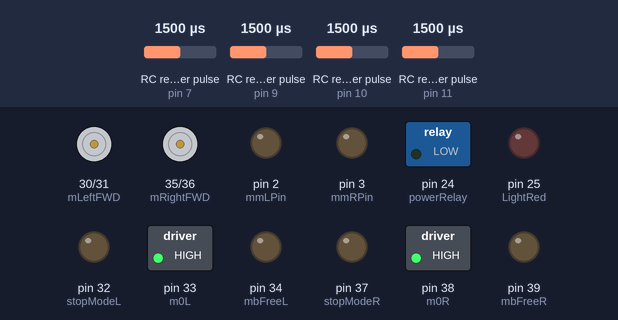
This sketch was run on a simulated Arduino Mega 2560, built with avr-gcc and run on an emulated ATmega2560. Shown: motor-driver pin pairs drawn as motors (green arrow = first pin HIGH = forward, orange = second pin HIGH = backward, longer = more drive), switched loads named in the sketch (green lamp = pin HIGH), output pins drawn as LEDs (lit = HIGH). Wiring (inferred from the names in the program): 4 × RC receiver channel: data pin 7 / data pin 9 / data pin 10 / data pin 11. The test bench sets the inputs (shaded band); at power-on: RC receiver pulse (sensors on pin 10, pin 7, pin 9, pin 11) 1500 µs.

Above: at 1.2 s.
1.3 s: RC receiver pulse (sensor on pin 10) set to 1517 µs
At 2.2 s:
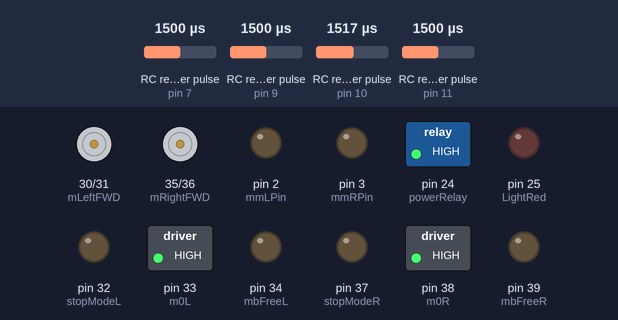
2.8 s: RC receiver pulse (sensor on pin 7) set to 1463 µs
4.3 s: RC receiver pulse (sensor on pin 7) set to 1433 µs
At 5.0 s:
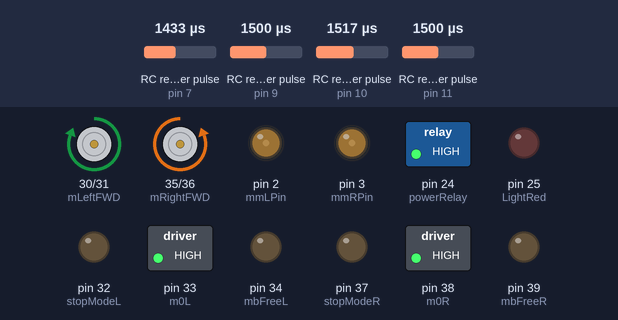
5.8 s: RC receiver pulse (sensor on pin 9) set to 1020 µs
At 6.1 s:
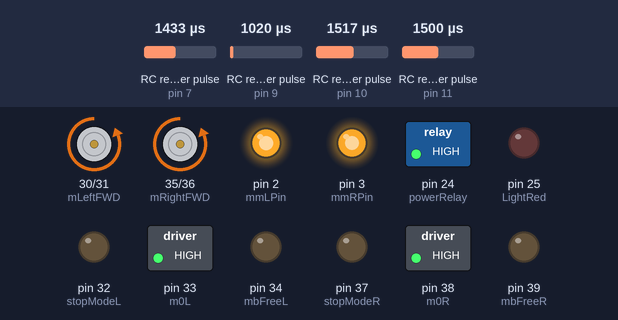
7.3 s: RC receiver pulse (sensor on pin 9) set to 1250 µs
At 8.5 s:
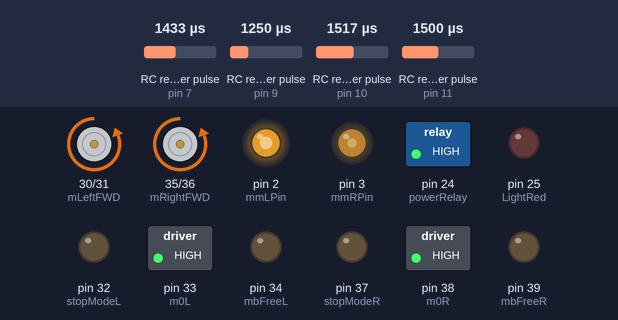
8.8 s: RC receiver pulse (sensor on pin 10) set to 1020 µs
At 9.1 s:
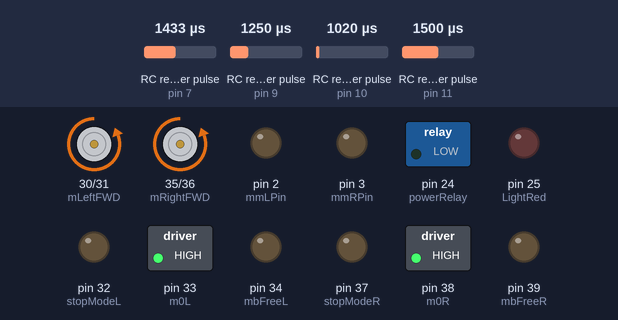
Timing chart, 0 to 11.3 s (numbered marks = the images above; inputs shaded):
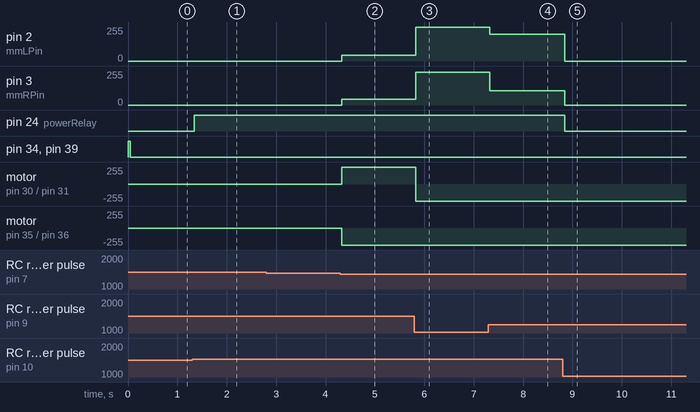

Measured:
- the behaviour switches between 1509 and 1510 µs on RC receiver pulse (sensor on pin 10) (found by bisection; images 0 and 1)
- the behaviour switches between 1445 and 1444 µs on RC receiver pulse (sensor on pin 7) (found by bisection; images 1 and 2)
- after the input at 1.3 s, pin 24 (powerRelay): LOW → HIGH at once
- after the input at 2.8 s, every drawn part: stays the same
- after the input at 4.3 s, pin 2 (mmLPin), pin 3 (mmRPin): 0/255 → 45/255 at once; motor on pin 30 (mLeftFWD) / pin 31 (mLeftREV): stopped → forward 255/255 at once; motor on pin 35 (mRightFWD) / pin 36 (mRightREV): stopped → backward 255/255 at once
- after the input at 5.8 s, pin 2 (mmLPin): 45/255 → 255/255 at once; pin 3 (mmRPin): 45/255 → 247/255 at once; motor on pin 30 (mLeftFWD) / pin 31 (mLeftREV): forward 255/255 → backward 255/255 at once
- after the input at 7.3 s, pin 2 (mmLPin): 255/255 → 199/255 at once; pin 3 (mmRPin): 247/255 → 108/255 at once
- after the input at 8.8 s, pin 2 (mmLPin): 199/255 → 0/255 at once; pin 3 (mmRPin): 108/255 → 0/255 at once; pin 24 (powerRelay): HIGH → LOW at once

The sketch:

2025.06.07_MotorTest.ino
```cpp
#include <Arduino.h>
#include <ArduinoJson.h>

//左モータードライバーピン割振
#define mLeftFWD 30
#define mLeftREV 31
#define stopModeL 32
#define m0L 33
#define mbFreeL 34
#define mmLPin 2  // left motor speed PWM

//右モータードライバーピン割振
#define mRightFWD 35
#define mRightREV 36
#define stopModeR 37
#define m0R 38
#define mbFreeR 39
#define mmRPin 3  // Right motor speed PWM

// 動力リレー用リレー
#define powerRelay 24

//積層信号灯リレー
#define LightRed 25

//分圧抵抗読み取り
#define BatteryPin A6
int batteryV = 0;

// プロポ
const int ch1 = 6;   // right X
const int ch2 = 7;   // left Y
const int ch3 = 8;   // right Y
const int ch4 = 9;   // left X
const int ch5 = 10;  // switchA
const int ch6 = 11;  // switchB
const int ch7 = 12;  // Null
const int ch8 = 13;  // Null

// int readVoltageRaw() {
//   long sum = 0;
//   for (int i = 0; i < 10; i++) {
//     sum += analogRead(BatteryPin);
//     delay(5);  // 少し待つと安定する
//   }
//   return sum / 10;
// }
// bool allowOperation = false;  // 動作許可フラグ（初期は停止）

// // グローバル変数（setupの上に記述）
// unsigned long previousMillis = 0;
// bool lightState = false;
// float volt = 0;
// int value = 0;


// calculation velocity to rpm
#define M_PI 3.14159265358979323846
float LINEAR_SPEED_MAX = 0.462861317;
float ANGULAR_SPEED_MAX = 0.74;  //64398163;

// control variable
float g_linear_x = 0.0;
float g_angular_z = 0.0;
// calculate variable
float g_left_rpm;
float g_right_rpm;

float g_input_propo_joy_leftY;
float g_input_propo_joy_leftX;
// propo switch variable
int g_power_relay = 0;       // A : 0:on 1:off
int g_mode_switch = 0;       //  0: フタが後ろ 1: フタが前
int g_select_controler = 1;  // C : 0:jetson 1:propo
int g_motor_brake = 1;       // none : 0:neutral 1:brake

void receivePropoSwitch() {
  int togle_A = pulseIn(ch5, HIGH);  // down 2056/2057 (1785) middle 1507/1513 (1238.5) up 963/964
  int togle_B = pulseIn(ch6, HIGH);  // down x2056/2057 (1510.5) up 963/x964

  if (togle_B < 1510) {
    //up
    g_select_controler = 0;
  } else if (togle_B > 1510) {
    //down
    g_select_controler = 1;
  }
  if (togle_A < 1510) {
    //up
    g_power_relay = 0;
  } else if (togle_A > 1510) {
    //down
    g_power_relay = 1;
  }
}

void receivePropoJoy(float deadzone) {  // input proportional controler joysticks
  int PROPO_JOY_MAX = 1918;
  int PROPO_JOY_MIN = 1104;
  float input_propo_joy_leftY = map(pulseIn(ch2, HIGH), PROPO_JOY_MAX, PROPO_JOY_MIN, -100, 100) / 100.0;  // left joy Y
  float input_propo_joy_leftX = map(pulseIn(ch4, HIGH), PROPO_JOY_MAX, PROPO_JOY_MIN, -100, 100) / 100.0;  // left joy X

  // dead zone
  if (-deadzone <= input_propo_joy_leftX && input_propo_joy_leftX <= deadzone) {
    input_propo_joy_leftX = 0.00;
  }
  if (-deadzone <= input_propo_joy_leftY && input_propo_joy_leftY <= deadzone) {
    input_propo_joy_leftY = 0.00;
  }

  if (g_mode_switch == 0) {  // フタが後ろ
    g_input_propo_joy_leftY = input_propo_joy_leftY;
  } else if (g_mode_switch == 1) {  // フタが前
    g_input_propo_joy_leftY = -input_propo_joy_leftY;
  }
  g_input_propo_joy_leftX = input_propo_joy_leftX;

  // Serial.print(" g_input_propo_joy_leftY ");
  // Serial.print(g_input_propo_joy_leftY);
  // Serial.print(" g_input_propo_joy_leftX ");
  // Serial.println(g_input_propo_joy_leftX);
}

// void receiveSerialFromJetson() {
//   JsonDocument doc;
//   String recived_serial_data = Serial.readStringUntil('\n');
//   // Serial.print(recived_serial_data);
//   deserializeJson(doc, recived_serial_data);
//   g_linear_x = doc["linear_x"];
//   g_angular_z = doc["angular_z"];
// }

float velToRpm(float v) {
  // convert velocity to rpm
  const float REDUCTION_RATIO = 100.0;  // 減速比 reduction ratio
  const float WHEEL_RADIUS = 0.1105;    // 車輪半径 radius of gyration [m]
  float n = 30 / M_PI * REDUCTION_RATIO / WHEEL_RADIUS * v;

  return n;
}

void ik(float v, float w) {
  // calculate linear velocity and angur velocity to left and right velocity
  float WHEEL_DISTANCE = 0.600;  // 車輪間距離 distance between the wheels [m]
  float v_l = v - WHEEL_DISTANCE * w;
  float v_r = v + WHEEL_DISTANCE * w;

  float left_rpm = velToRpm(v_l);
  float right_rpm = velToRpm(v_r);

  // direction of motor
  if (left_rpm > 0) {
    digitalWrite(mLeftFWD, HIGH);
    digitalWrite(mLeftREV, LOW);
    // Serial.print("Left dir:FWD, ");
  } else if (left_rpm < 0) {
    digitalWrite(mLeftFWD, LOW);
    digitalWrite(mLeftREV, HIGH);
    // Serial.print("Left dir:REV, ");
  } else {
    digitalWrite(mLeftFWD, LOW);
    digitalWrite(mLeftREV, LOW);
    // Serial.print("Left dir:stop, ");
  }

  if (right_rpm > 0) {
    digitalWrite(mRightFWD, LOW);
    digitalWrite(mRightREV, HIGH);
    // Serial.print("Right dir:FWD, ");
  } else if (right_rpm < 0) {
    digitalWrite(mRightFWD, HIGH);
    digitalWrite(mRightREV, LOW);
    // Serial.print("Right dir:REV, ");
  } else {
    digitalWrite(mRightFWD, LOW);
    digitalWrite(mRightREV, LOW);
    // Serial.print("Right dir:stop, ");
  }

  //  0: フタが後ろ 1: フタが前
  if (g_mode_switch == 0) {  // フタが後ろ
    if (left_rpm < 0 || right_rpm < 0) {
      g_left_rpm = right_rpm;
      g_right_rpm = left_rpm;
    } else {
      g_left_rpm = left_rpm;
      g_right_rpm = right_rpm;
    }
  } else if (g_mode_switch == 1) {  // フタが前
    if (left_rpm < 0 || right_rpm < 0) {
      g_left_rpm = left_rpm;
      g_right_rpm = right_rpm;
    } else {
      g_left_rpm = right_rpm;
      g_right_rpm = left_rpm;
    }
  }
}

void stopMotor(bool motor_brake_state) {
  // HIGH:ブレーキ解放 LOW:ブレーキ保持
  if (motor_brake_state == 0) {
    digitalWrite(mbFreeL, HIGH);
    digitalWrite(mbFreeR, HIGH);
  } else if (motor_brake_state == 1) {
    digitalWrite(mbFreeL, LOW);
    digitalWrite(mbFreeR, LOW);
  }
  analogWrite(mmLPin, 0);
  analogWrite(mmRPin, 0);
  //=== STOP表示 ===
  // Serial.print("Motor stop, ");
}

void writeMotorPwm(int left_rpm, int right_rpm) {
  int left_pwm;
  int right_pwm;

  left_rpm = abs(left_rpm);
  right_rpm = abs(right_rpm);

  left_rpm = min(left_rpm, 4000);
  left_rpm = max(left_rpm, 0);

  right_rpm = min(right_rpm, 4000);
  right_rpm = max(right_rpm, 0);

  left_pwm = map(left_rpm, 0, 4000, 0, 255);
  right_pwm = map(right_rpm, 0, 4000, 0, 255);

  if (left_pwm && right_pwm == 0) {
    stopMotor(g_motor_brake);
  } else {
    analogWrite(mmLPin, left_pwm);
    analogWrite(mmRPin, right_pwm);
    // Serial.print("left_pwm: ");
    // Serial.print(left_pwm);
    // Serial.print(" , ");
    // Serial.print("right_pwm: ");
    // Serial.println(right_pwm);
  }
}

void setup() {
  Serial.begin(115200);

  //モータードライバー速度設定
  pinMode(mmLPin, OUTPUT);
  pinMode(mmRPin, OUTPUT);

  //左モータードライバーアウトプット
  pinMode(mLeftFWD, OUTPUT);
  pinMode(mLeftREV, OUTPUT);
  pinMode(stopModeL, OUTPUT);
  pinMode(m0L, OUTPUT);
  // pinMode(alarmResetL, OUTPUT);
  pinMode(mbFreeL, OUTPUT);
  //左モータードライバーインプット
  // pinMode(alarmOutLN, INPUT);
  // pinMode(wngLN, INPUT);
  // pinMode(speedOutL, INPUT);

  //右モータードライバーアウトプット
  pinMode(mRightFWD, OUTPUT);
  pinMode(mRightREV, OUTPUT);
  pinMode(stopModeR, OUTPUT);
  pinMode(m0R, OUTPUT);
  // pinMode(alarmResetR, OUTPUT);
  pinMode(mbFreeR, OUTPUT);
  //右モータードライバーインプット
  // pinMode(alarmOutRN, INPUT);
  // pinMode(wngRN, INPUT);
  // pinMode(speedOutR, INPUT);

  //動力リレー用リレー
  pinMode(powerRelay, OUTPUT);

  // HIGH:時間設定 LOW:瞬時停止
  digitalWrite(stopModeR, LOW);
  digitalWrite(stopModeL, LOW);

  // HIGH:速度指定を外部入力 LOW:内部速度設定器
  digitalWrite(m0R, HIGH);
  digitalWrite(m0L, HIGH);

  //HIGH:ブレーキ解放 LOW:ブレーキ保持
  digitalWrite(mbFreeR, HIGH);
  digitalWrite(mbFreeL, HIGH);

  //レシーバー
  pinMode(ch1, INPUT);
  pinMode(ch2, INPUT);
  pinMode(ch3, INPUT);
  pinMode(ch4, INPUT);
  pinMode(ch5, INPUT);
  pinMode(ch6, INPUT);
  pinMode(ch7, INPUT);
  pinMode(ch8, INPUT);

  //積層信号灯用リレー
  pinMode(LightRed, OUTPUT);

  //積層信号灯用リレー
  pinMode(BatteryPin, INPUT);
}

void loop() {
  receivePropoSwitch();
  receivePropoJoy(0.15);
  g_linear_x = g_input_propo_joy_leftY * LINEAR_SPEED_MAX;
  g_angular_z = g_input_propo_joy_leftX * ANGULAR_SPEED_MAX;

  // switch (g_select_controler) {
  //   case 0:
  //     receivePropoJoy(0.30);
  //     g_linear_x   = g_input_propo_joy_leftY * LINEAR_SPEED_MAX;
  //     g_angular_z  = g_input_propo_joy_leftX * ANGULAR_SPEED_MAX;
  //     break;
  //   case 1:
  //     receiveSerialFromJetson();
  //     break;
  // }

  switch (g_power_relay) {
    case 0:
      digitalWrite(powerRelay, LOW);
      stopMotor(g_motor_brake);
      break;
    case 1:
      digitalWrite(powerRelay, HIGH);
      ik(g_linear_x, g_angular_z);
      writeMotorPwm(g_left_rpm, g_right_rpm);
      // Serial.print(" g_linear_x ");
      // Serial.print(g_linear_x);
      // Serial.print(" g_angular_z ");
      // Serial.print(g_angular_z);
      // Serial.print(" g_left_rpm ");
      // Serial.print(g_left_rpm);
      // Serial.print(" g_right_rpm ");
      // Serial.println(g_right_rpm);
      break;
  }
}
```
